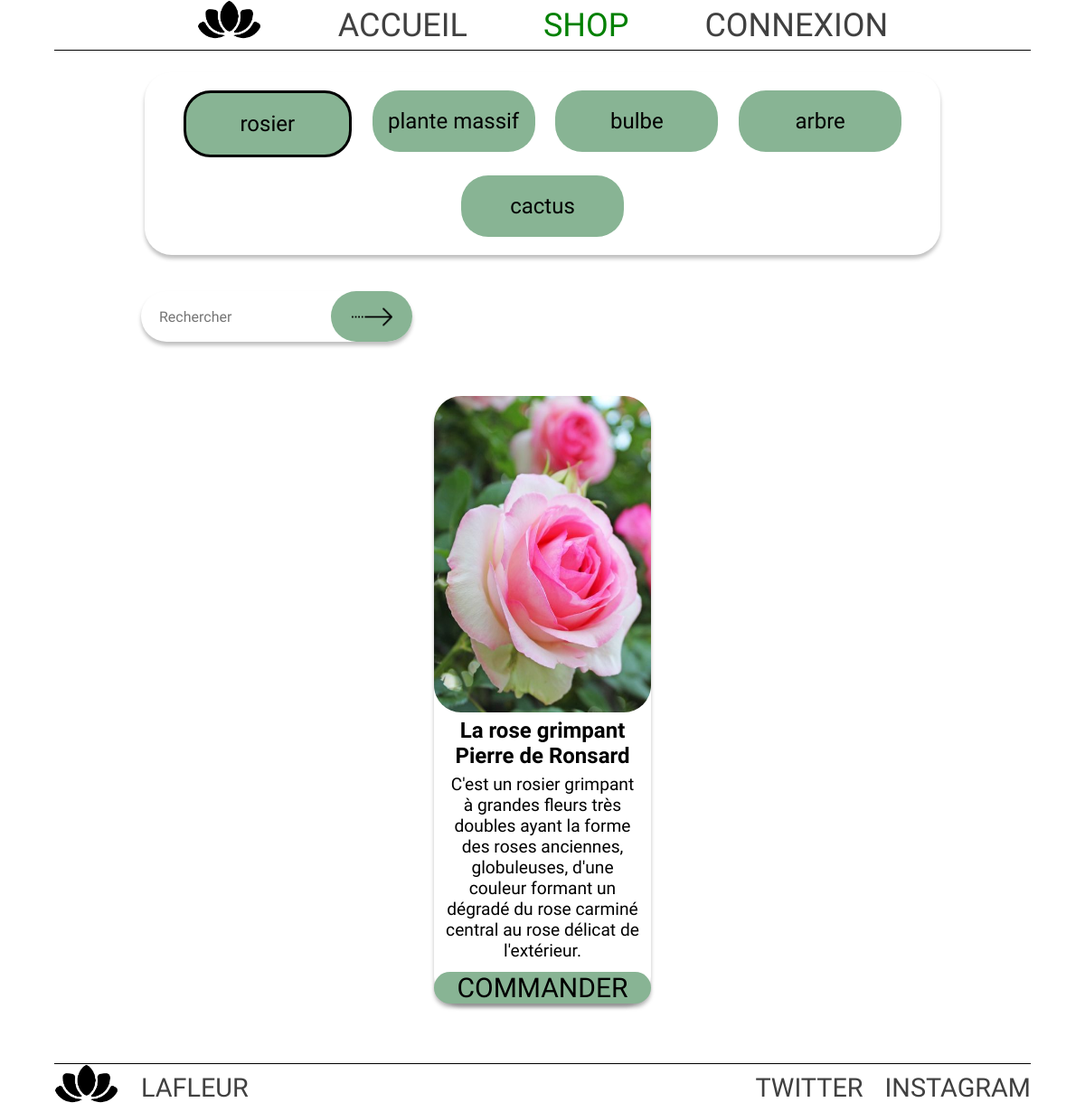
The page /shop.php?categ=1 on the database its author committed.
### tables this page shows
CREATE TABLE IF NOT EXISTS `t_categorie` (
  `idCategorie` int(11) NOT NULL AUTO_INCREMENT,
  `libelle` varchar(100) NOT NULL,
  PRIMARY KEY (`idCategorie`)
);

CREATE TABLE IF NOT EXISTS `t_produit` (
  `idProduit` int(11) NOT NULL AUTO_INCREMENT,
  `Designation` varchar(100) NOT NULL,
  `prix` float NOT NULL,
  `Stock` int(11) NOT NULL,
  `Description` varchar(255) NOT NULL,
  `Image` varchar(100) NOT NULL,
  `idCategorie` int(11) NOT NULL,
  PRIMARY KEY (`idProduit`),
  KEY `T_PRODUIT_T_CATEGORIE0_FK` (`idCategorie`)
);

### shop.php (the view, shortened to what this page needs)
<?php
include 'header.php'?>
    <main>
        <div id="navCategories">
            <ul>
            <?php
                require 'connection.php';
                $table = $dbh->query('SELECT * FROM t_categorie');
                $tableProduits = $table->fetchAll();
                if (isset($_GET["categ"]) and !empty($_GET["categ"])){
                    $categ = htmlspecialchars($_GET["categ"]);
                }
                foreach ($tableProduits as $ligne) {
                    echo "<a href='shop.php?categ=".$ligne['idCategorie']."' style='text-decoration: none;color: black'>
                    <li";
                    if (isset($categ) && ($categ==$ligne['idCategorie'])){
                        echo ' style="border:solid black"';
                    }
                    echo ">".$ligne['libelle']."</li></a>";
                }
            ?>
            </ul>
        </div>
        <form class="rechercheShop">
            <input type="text" name="recherche" id="recherche" placeholder="Rechercher"
                style="width:100%;height:auto;padding-left:20px;font-size:2vh">
            <button type="submit"></button>
        </form>
        <?php
            if(isset($recherche)){
                $table = $dbh->prepare('SELECT * FROM t_produit WHERE Designation LIKE CONCAT("%", :recherche, "%")');
                $table->bindParam(':recherche', $recherche);
                $table->execute();
                $comeBack = 'recherche';
            } else {
                if (isset($categ)){
                    $table = $dbh->prepare('SELECT * FROM t_produit WHERE idCategorie=:categ');
                    $table->bindParam(':categ', $_GET["categ"]);
                    $table->execute();
                } else {
                    $table = $dbh->query('SELECT * FROM t_produit');
                }
            }
            echo '<div id="shop">';
                $tableProduits = $table->fetchAll();
                foreach ($tableProduits as $ligne) {
                    echo '<div class="card" id="article_'.$ligne['idProduit'].'" onClick="document.location.href=\'detailAnnonce.php?produit='.$ligne['idProduit'].'\'">
                            <img src="./images/'.$ligne['Image'].'" alt="'.$ligne['Designation'].'">
                            <h2>'.utf8_encode($ligne['Designation']).'</h2>
                            <p>'.utf8_encode($ligne['Description']).'</p>';
                            if ($ligne['Stock'] == 0){
                                echo '<form><button style="background-color:#949F97">RUPTURE DE STOCK</button></form>';
                            } else {
                            echo '<form action="backPanier/panierAdd.php">';
                            echo '<button type="submit" name="idProduit" value='.$ligne['idProduit'].' style="cursor:pointer">COMMANDER</button>
                            </form>';
                        }
                        echo '</div>';
                }
            ?>
        </div>
    </main>
<?php include 'footer.php'?>
</body>
</html>

### css/index.css (style rules this page uses)
* { margin: 0; padding: 0; font-family: 'Amatic SC'; }
h2 { font-family: 'Amatic SC'; }
main { width: 100%; height: 90%; margin-bottom: 10%; }
body { width: 100%; height: 100%; }
@media screen and (min-width: 600px) { main { margin-top: 5%; } }
form input[type="text"] { vertical-align: middle; padding-right: 50px; height: 4vw; width: 30%; }
@media screen and (min-width: 600px) { form input[type="text"]::placeholder { width: 200%; font-size: 100%; } }
#navCategories { margin: 10vh auto auto auto; width: 70%; box-shadow: 0px 4px 4px rgba(0, 0, 0, 0.25); padding: 20px 20px 20px 20px; border-radius: 30px; }
#navCategories ul { list-style-type: none; display: flex; flex-direction: row; flex-wrap: wrap; justify-content: space-evenly; row-gap: 2.5vh; }
#navCategories ul li { font-family: 'Amatic SC'; font-size: 2vw; background-color: #88B494; width: 15vw; text-align: center; border-radius: 30px; padding-top: 2.5vh; padding-bottom: 2.5vh; }
.rechercheShop { position: relative; margin-top: 5vh; margin-left: 13vw; width: 25vw; height: 7vh; display: flex; }
.rechercheShop>input { width: 100%; border: none; box-shadow: 0px 4px 4px rgba(0, 0, 0, 0.25); border-radius: 30px; }
.rechercheShop>button { height: 100%; width: 30%; border-radius: 30px; border: none; background-repeat: no-repeat; background-image: url(../icons/arrow.png); background-position: center center; background-size: 50%; background-color: #88B494; position: absolute; left: 70%; }
#shop { margin-top: 5%; width: 80%; height: fit-content; margin-left: auto; margin-right: auto; display: flex; flex-direction: row; flex-wrap: wrap; justify-content: space-around; gap: 5em; align-content: center; align-items: center; }
.card { position: relative; box-shadow: 0px 4px 4px rgba(0, 0, 0, 0.25); border-radius: 30px; width: 25%; height: fit-content; display: flex; flex-direction: column; flex-wrap: nowrap; align-content: center; justify-content: flex-start; align-items: center; text-align: center; }
.card img { width: 100%; height: 350px; border-radius: 30px; }
.card>h2 { width: 100%; height: 10%; border-radius: 30px; margin-top: 2.5%; margin-bottom: 2.5%; font-size: 2vw; }
.card>p { width: 90%; height: 10%; overflow: hidden; font-size: larger; margin-bottom: 5%; }
.card>form { width: 100%; height: 20%; }
.card>form>button { width: 100%; height: 100%; border-radius: 30px; border: none; background-color: #88B494; box-shadow: 0px 4px 4px rgba(0, 0, 0, 0.25); font-family: 'Amatic SC'; font-size: 2.5vw; }

### rows shown on the page
t_categorie: libelle "rosier"
t_categorie: libelle "plante massif"
t_categorie: libelle "bulbe"
t_categorie: libelle "arbre"
t_categorie: libelle "cactus"
t_produit: Image (picture), Designation "La rose grimpant Pierre de Ronsard", Description "C'est un rosier grimpant à grandes fleurs très doubles ayant la forme des roses anciennes, globuleuses, d'une couleur formant un dégradé du rose carminé central au rose délicat de l'extérieur.", $ligne['idProduit'] 1 (drawn)
